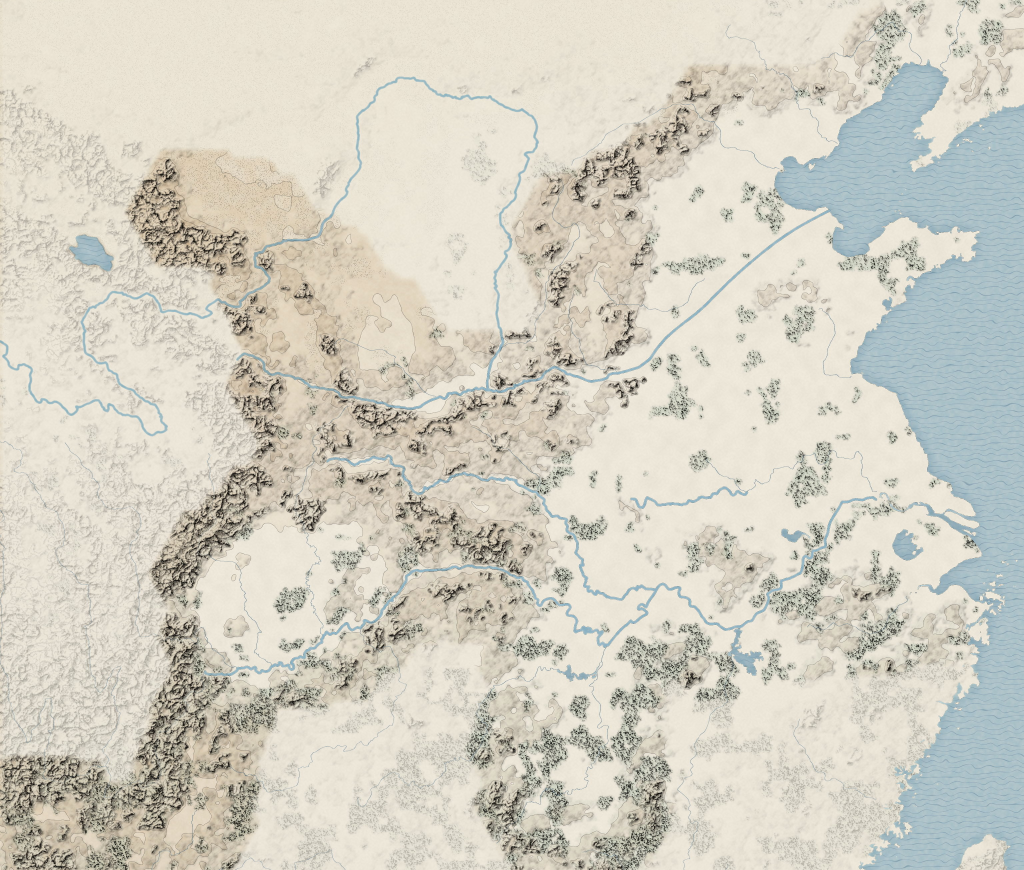
#> input picture build/terrain.jpg, 3072 x 2610 px, given in place of guanyu_full.png, which was not available (shown at 1/3 size)
$ python make_title18.py
#> lines starting #> are read from the running program, lines starting #| are printed output that depends on the picture
#!/usr/bin/env python3
"""v0.18 제목 화면 그림: 관우의 전신(art/title18/guanyu_full.png, 9:16) → art/title18/title.jpg (폭 960, JPEG)
   종이 빛을 화면의 종이색(#f4efe3)에 맞춘다 — 밝은 쪽 60% 의 가운데값을 그 색으로 끌어온다(먹은 그대로 어둡다).
usage: make_title18.py [원본.png] [나올.jpg]"""
import os, sys
import numpy as np
from PIL import Image
ROOT = os.path.join(os.path.dirname(os.path.abspath(__file__)), '..')
SRC = sys.argv[1] if len(sys.argv) > 1 else os.path.join(ROOT, 'art', 'title18', 'guanyu_full.png')
OUT = sys.argv[2] if len(sys.argv) > 2 else os.path.join(ROOT, 'art', 'title18', 'title.jpg')
W, Q, PAPER = 960, 80, (244, 239, 227)
im = Image.open(SRC).convert('RGB')
#> im is the input picture: PIL image 3072x2610 RGB; mean R, G, B 210.9, 207.8, 195.5
a = np.asarray(im).astype(np.float32)
lum = a.mean(axis=2); paper = np.median(a[lum >= np.percentile(lum, 60)], axis=0)
#> after `paper = np.median(a[lum >= np.percentile(lum, 60)], axis=0)`: paper = [235, 229, 215]
b = np.clip(a * (np.array(PAPER, dtype=np.float32) / paper), 0, 255).astype(np.uint8)
o = Image.fromarray(b).resize((W, round(im.height * W / im.width)), Image.LANCZOS)
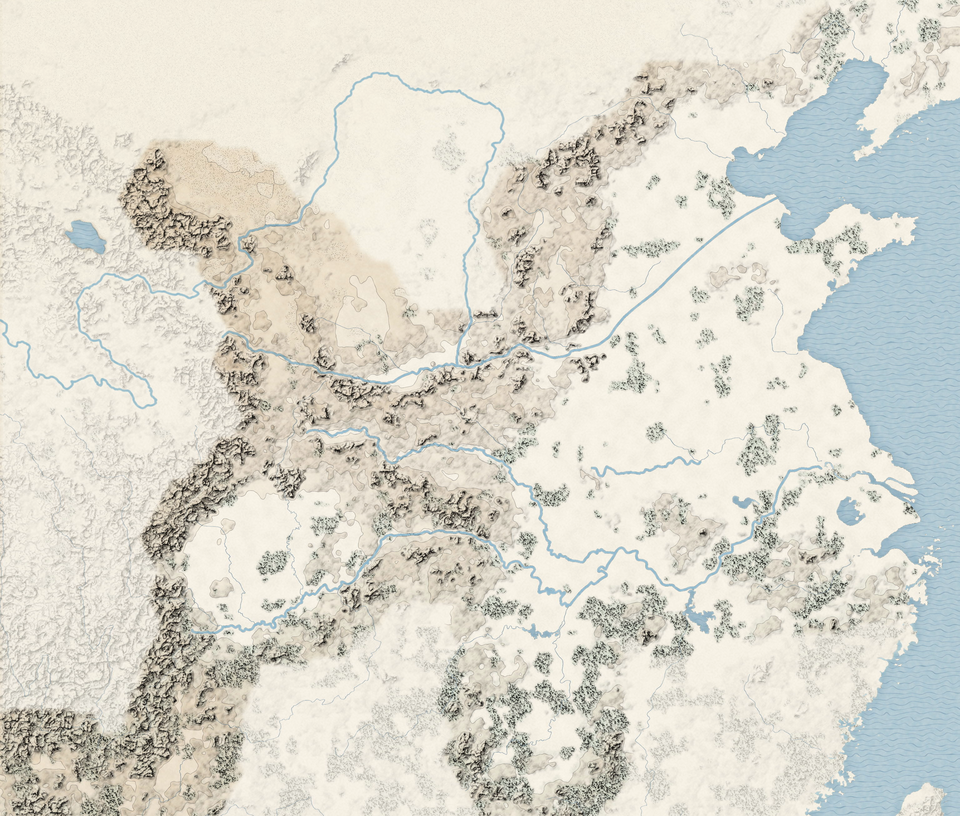
#> o: PIL image 960x816 RGB; mean R, G, B 218.6, 216.4, 205.9
o.save(OUT, quality=Q, optimize=True, progressive=True)
print('title %dx%d → %dx%d, 종이 %s → %s, %d바이트' % (im.width, im.height, o.width, o.height, [int(v) for v in paper], list(PAPER), os.path.getsize(OUT)))
#| title 3072x2610 → 960x816, 종이 [235, 229, 215] → [244, 239, 227], 160477바이트

$ run again, on art/map4/src/t0_0.png
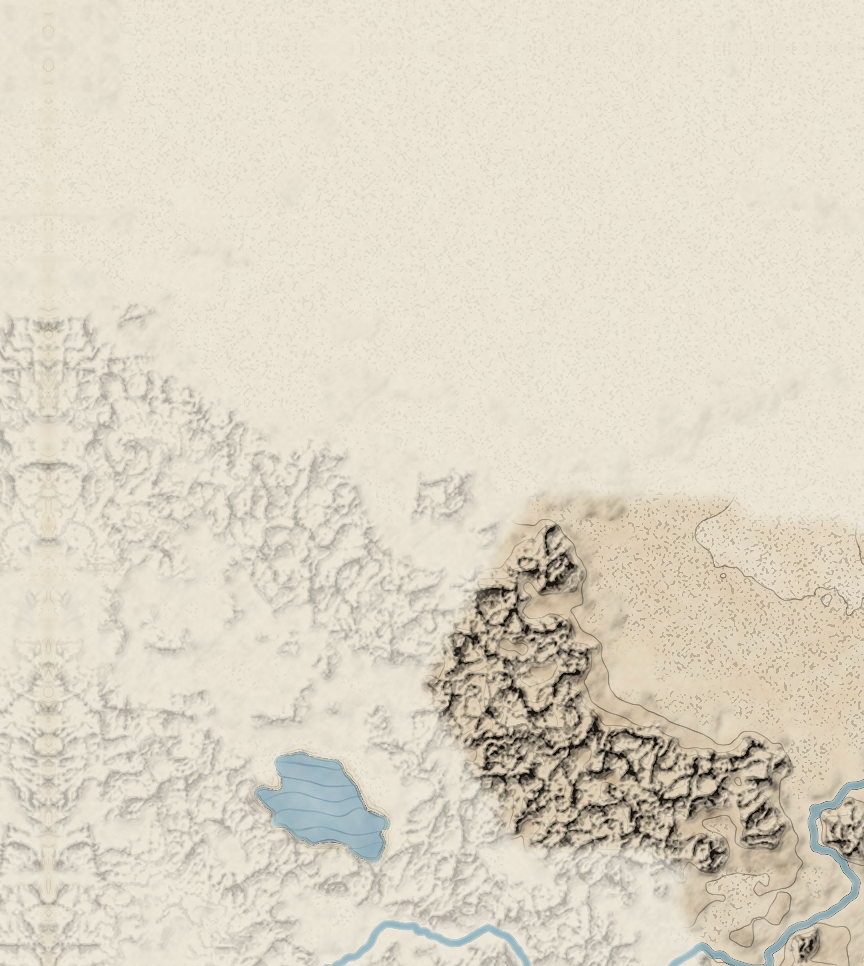
#> input picture art/map4/src/t0_0.png, 864 x 966 px
#> im is the input picture: PIL image 864x966 RGB; mean R, G, B 221.4, 214.1, 197.8
#> `lum = a.mean(axis=2)`:
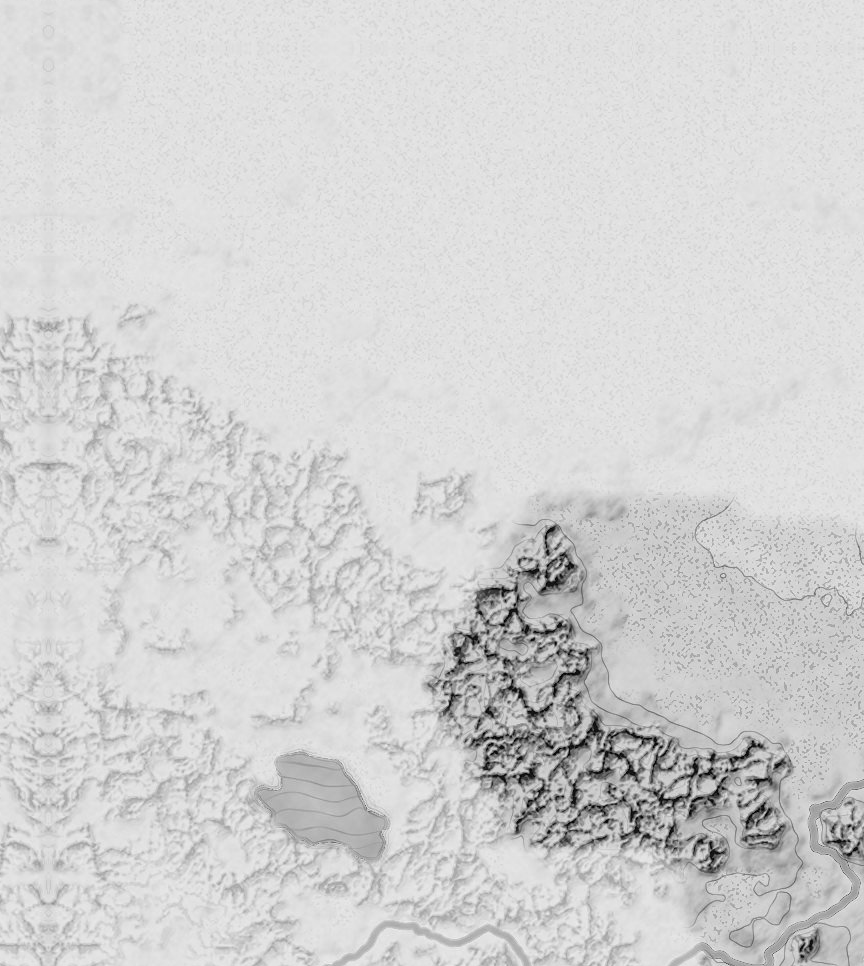
#> lum: shape (966, 864) float32; min 1.33, max 241.3, mean 211.1
#> paper = [235, 228, 212]
#> `o = Image.fromarray(b).resize((W, round(im.height * W / im.width)), Im..`:
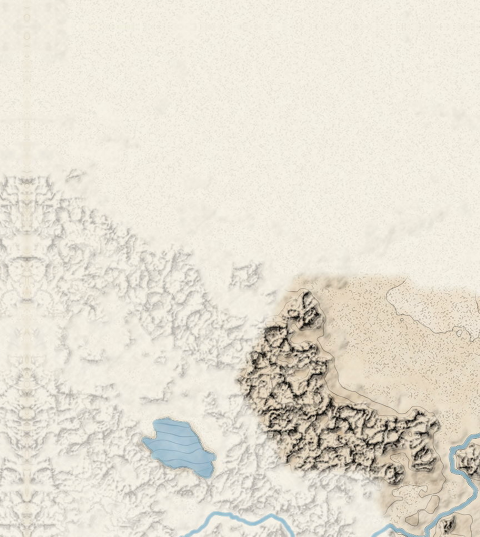
#> o: PIL image 960x1073 RGB (shown at 1/2 size); mean R, G, B 229.4, 223.9, 211.4
#| title 864x966 → 960x1073, 종이 [235, 228, 212] → [244, 239, 227], 1157841바이트
